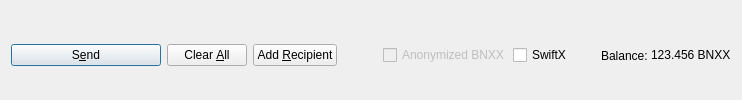
         <widget class="QFrame" name="frame_Send">
          <layout class="QHBoxLayout" name="horizontalLayout">
           <property name="bottomMargin">
            <number>0</number>
           </property>
           <item>
            <widget class="QPushButton" name="sendButton">
             <property name="minimumSize">
              <size>
               <width>150</width>
               <height>0</height>
              </size>
             </property>
             <property name="toolTip">
              <string>Confirm the send action</string>
             </property>
             <property name="text">
              <string>S&amp;end</string>
             </property>
             <property name="icon">
              <iconset resource="../bitcoinnexx.qrc">
               <normaloff>:/icons/send</normaloff>:/icons/send</iconset>
             </property>
             <property name="autoDefault">
              <bool>false</bool>
             </property>
             <property name="default">
              <bool>true</bool>
             </property>
            </widget>
           </item>
           <item>
            <widget class="QPushButton" name="clearButton">
             <property name="sizePolicy">
              <sizepolicy hsizetype="Minimum" vsizetype="Fixed">
               <horstretch>0</horstretch>
               <verstretch>0</verstretch>
              </sizepolicy>
             </property>
             <property name="toolTip">
              <string>Clear all fields of the form.</string>
             </property>
             <property name="text">
              <string>Clear &amp;All</string>
             </property>
             <property name="icon">
              <iconset resource="../bitcoinnexx.qrc">
               <normaloff>:/icons/remove</normaloff>:/icons/remove</iconset>
             </property>
             <property name="autoDefault">
              <bool>false</bool>
             </property>
            </widget>
           </item>
           <item>
            <widget class="QPushButton" name="addButton">
             <property name="toolTip">
              <string>Send to multiple recipients at once</string>
             </property>
             <property name="text">
              <string>Add &amp;Recipient</string>
             </property>
             <property name="icon">
              <iconset resource="../bitcoinnexx.qrc">
               <normaloff>:/icons/add</normaloff>:/icons/add</iconset>
             </property>
             <property name="autoDefault">
              <bool>false</bool>
             </property>
            </widget>
           </item>
           <item>
            <spacer name="horizontalSpacer">
             <property name="orientation">
              <enum>Qt::Horizontal</enum>
             </property>
             <property name="sizeHint" stdset="0">
              <size>
               <width>40</width>
               <height>20</height>
              </size>
             </property>
            </spacer>
           </item>
           <item>
            <layout class="QHBoxLayout" name="horizontalLayout_2">
             <property name="spacing">
              <number>3</number>
             </property>
             <item>
              <widget class="QCheckBox" name="checkzBNXX">
               <property name="enabled">
                <bool>false</bool>
               </property>
               <property name="text">
                <string>Anonymized BNXX</string>
               </property>
              </widget>
             </item>
             <item>
              <widget class="QCheckBox" name="checkSwiftTX">
               <property name="enabled">
                <bool>true</bool>
               </property>
               <property name="minimumSize">
                <size>
                 <width>85</width>
                 <height>0</height>
                </size>
               </property>
               <property name="text">
                <string>SwiftX</string>
               </property>
              </widget>
             </item>
             <item>
              <widget class="QLabel" name="label">
               <property name="text">
                <string>Balance:</string>
               </property>
              </widget>
             </item>
             <item>
              <widget class="QLabel" name="labelBalance">
               <property name="sizePolicy">
                <sizepolicy hsizetype="Preferred" vsizetype="Fixed">
                 <horstretch>0</horstretch>
                 <verstretch>0</verstretch>
                </sizepolicy>
               </property>
               <property name="cursor">
                <cursorShape>IBeamCursor</cursorShape>
               </property>
               <property name="text">
                <string notr="true">123.456 BNXX</string>
               </property>
               <property name="textInteractionFlags">
                <set>Qt::LinksAccessibleByMouse|Qt::TextSelectableByKeyboard|Qt::TextSelectableByMouse</set>
               </property>
              </widget>
             </item>
            </layout>
           </item>
          </layout>
         </widget>
